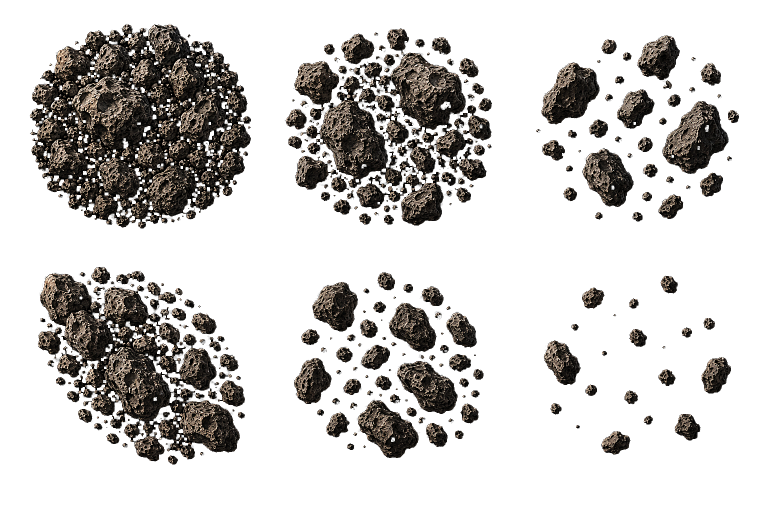
#> input picture assets/space/obstacle_asteroid_field.png, 1536 x 1024 px (shown at 1/2 size)
$ python -i prepare_obstacle_sheets.py   (imports and definitions only)
#> lines starting #> are read from the running program, lines starting #| are printed output that depends on the picture; after the words box and inside, x2 and y2 are one past the last pixel; in counts of white or black regions, pixels touching at a corner belong together
#> further down, picture is the input picture: PIL image 1536x1024 RGBA; mean R, G, B, A 16.3, 14.3, 12.5, 67.8
"""Готовит спрайт-листы препятствий к использованию в Godot.

Листы приходят из генератора картинок на сплошном чёрном фоне. Скрипт
выбивает фон в альфу, чтобы препятствия ложились поверх параллакса, а не
закрывали его чёрным прямоугольником.

Режимы:
  rock  — твёрдые тела (астероиды, планетоиды, обломки). Маска по яркости,
          дырки внутри тела заливаются, край слегка размывается.
  glow  — светящиеся объекты (туманности, аномалии). Альфа берётся прямо из
          яркости, поэтому клубы плавно растворяются в космосе.

Использование:
  python tools/prepare_obstacle_sheets.py rock  "<исходник>" assets/space/obstacle_asteroid_field.png
"""

import sys

import numpy as np
from PIL import Image, ImageFilter

ROCK_THRESHOLD = 0.045
ROCK_RAMP_LOW = 0.015
ROCK_RAMP_HIGH = 0.065
ROCK_SHARPEN = (2.0, 95, 3)
GLOW_GAIN = 1.9


def luminance(image: Image.Image) -> np.ndarray:
    pixels = np.asarray(image.convert("RGB"), dtype=np.float32) / 255.0
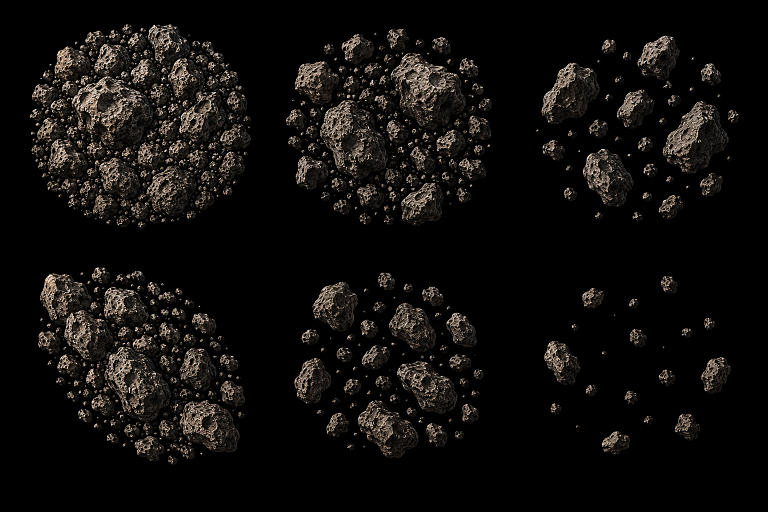
#> pixels: shape (1024, 1536, 3) float32 (shown at 1/2 size); mean R, G, B 0.0643, 0.0564, 0.0489
    return pixels @ np.array([0.2126, 0.7152, 0.0722], dtype=np.float32)


def rock_alpha(image: Image.Image) -> Image.Image:
    luma = luminance(image)
    # Замыкание: сначала расширяем силуэт, потом сжимаем обратно. Кратеры и
    # тени внутри камня перестают быть дырками в альфе.
    solid = Image.fromarray(((luma > ROCK_THRESHOLD) * 255).astype(np.uint8))
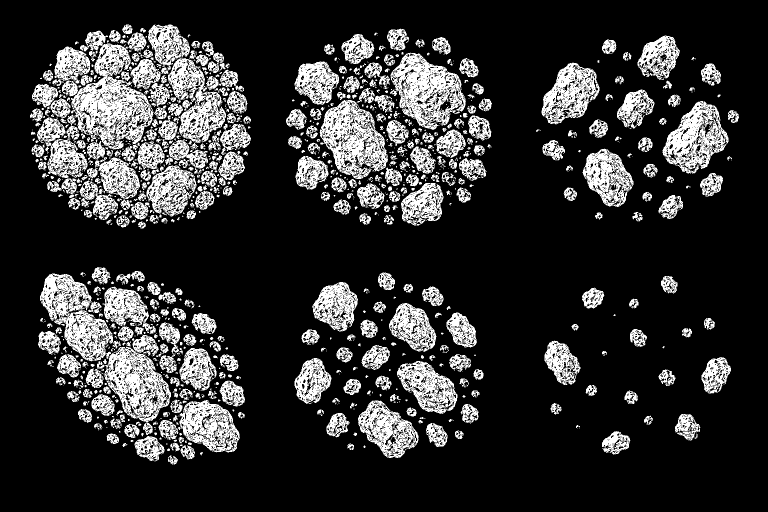
#> solid: PIL image 1536x1024 L (shown at 1/2 size); 19% white; 1581 white regions (1016 under 20 px), largest, box (x1, y1, x2, y2) and area: (142, 61, 307, 299) 16397, (780, 105, 932, 260) 11464, (639, 200, 776, 358) 10863
    solid = solid.filter(ImageFilter.MaxFilter(5)).filter(ImageFilter.MinFilter(5))
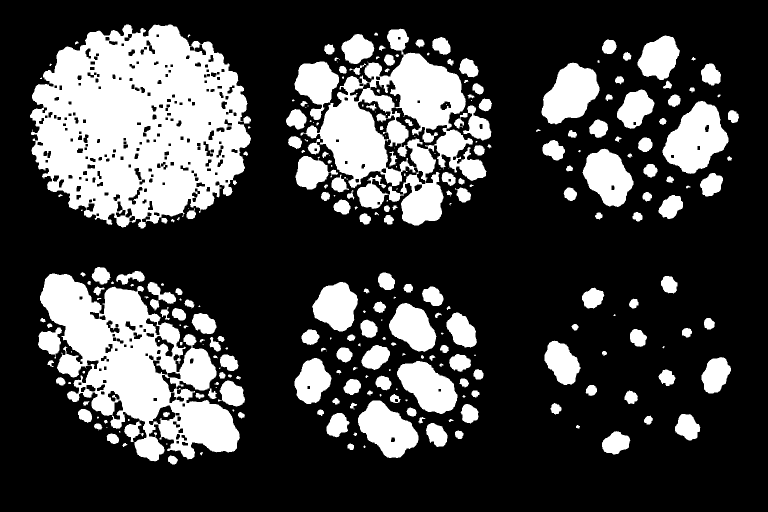
#> solid: PIL image 1536x1024 L (shown at 1/2 size); 26% white; 291 white regions (71 under 20 px), largest, box (x1, y1, x2, y2) and area: (60, 49, 502, 457) 123135, (80, 547, 480, 923) 68154, (601, 57, 973, 451) 57007
    # Край берётся из самой яркости, а не из размытой маски: полупрозрачным
    # остаётся только реальный переход в чёрный фон шириной в пиксель-другой,
    # поэтому камень не обрастает мыльным ореолом.
    ramp = np.clip((luma - ROCK_RAMP_LOW) / (ROCK_RAMP_HIGH - ROCK_RAMP_LOW), 0.0, 1.0) * 255.0
    alpha = np.maximum(ramp, np.asarray(solid, dtype=np.float32))
    return Image.fromarray(alpha.astype(np.uint8))
#> returned value: PIL image 1536x1024 L


def glow_alpha(image: Image.Image) -> Image.Image:
    alpha = np.clip(luminance(image) * GLOW_GAIN, 0.0, 1.0) * 255.0
    return Image.fromarray(alpha.astype(np.uint8))


def main() -> int:
    if len(sys.argv) != 4:
        print(__doc__)
        return 2
    mode, source_path, destination_path = sys.argv[1:4]
    if mode not in ("rock", "glow"):
        print(f"неизвестный режим: {mode}")
        return 2

    image = Image.open(source_path).convert("RGB")
    alpha = rock_alpha(image) if mode == "rock" else glow_alpha(image)
    if mode == "rock":
        # Камни на карте видны почти в масштабе 1:1, и мягкость генератора
        # там читается как мыло. Лёгкая нерезкая маска возвращает грани.
        radius, percent, threshold = ROCK_SHARPEN
        image = image.filter(ImageFilter.UnsharpMask(radius, percent, threshold))
    result = image.convert("RGBA")
    result.putalpha(alpha)
    result.save(destination_path)

    covered = np.count_nonzero(np.asarray(alpha) > 8) / float(alpha.width * alpha.height)
    print(f"{destination_path}: {result.size[0]}x{result.size[1]}, непрозрачно {covered:.1%}")
    return 0


# [2 lines not run here, left out]

>>> from PIL import Image
>>> picture = Image.open('../assets/space/obstacle_asteroid_field.png')
>>> result = rock_alpha(picture)

$ run again, on assets/space/obstacle_debris_field.png
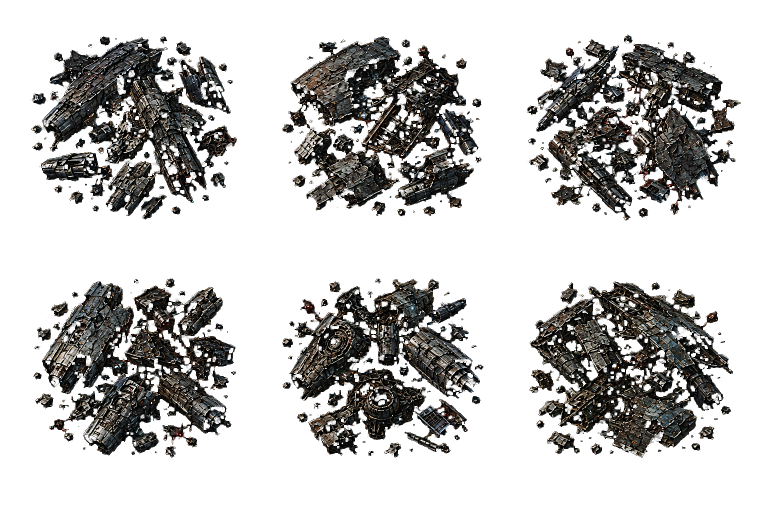
#> input picture assets/space/obstacle_debris_field.png, 1536 x 1024 px (shown at 1/2 size)
#> picture is the input picture: PIL image 1536x1024 RGBA; mean R, G, B, A 16.1, 15.3, 14.2, 76.3
#> in rock_alpha, `solid = Image.fromarray(((luma > ROCK_THRESHOLD) * 255).astype(np.uint..`:
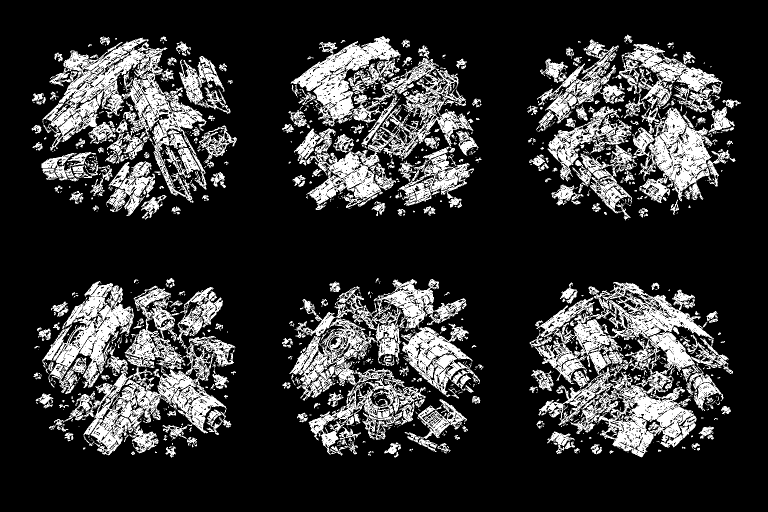
#> solid: PIL image 1536x1024 L (shown at 1/2 size); 20.4% white; 1861 white regions (1477 under 20 px), largest, box (x1, y1, x2, y2) and area: (1059, 564, 1457, 915) 47548, (579, 558, 960, 911) 40143, (85, 75, 413, 406) 30988
#> in rock_alpha, `solid = solid.filter(ImageFilter.MaxFilter(5)).filter(ImageFilter.MinF..`:
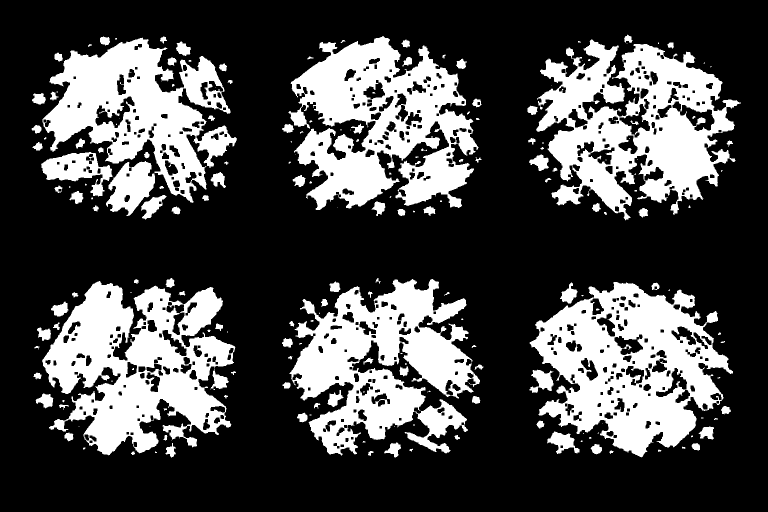
#> solid: PIL image 1536x1024 L (shown at 1/2 size); 29.1% white; 211 white regions (85 under 20 px), largest, box (x1, y1, x2, y2) and area: (1059, 564, 1466, 915) 74768, (1072, 79, 1482, 441) 74486, (84, 562, 471, 911) 73146
